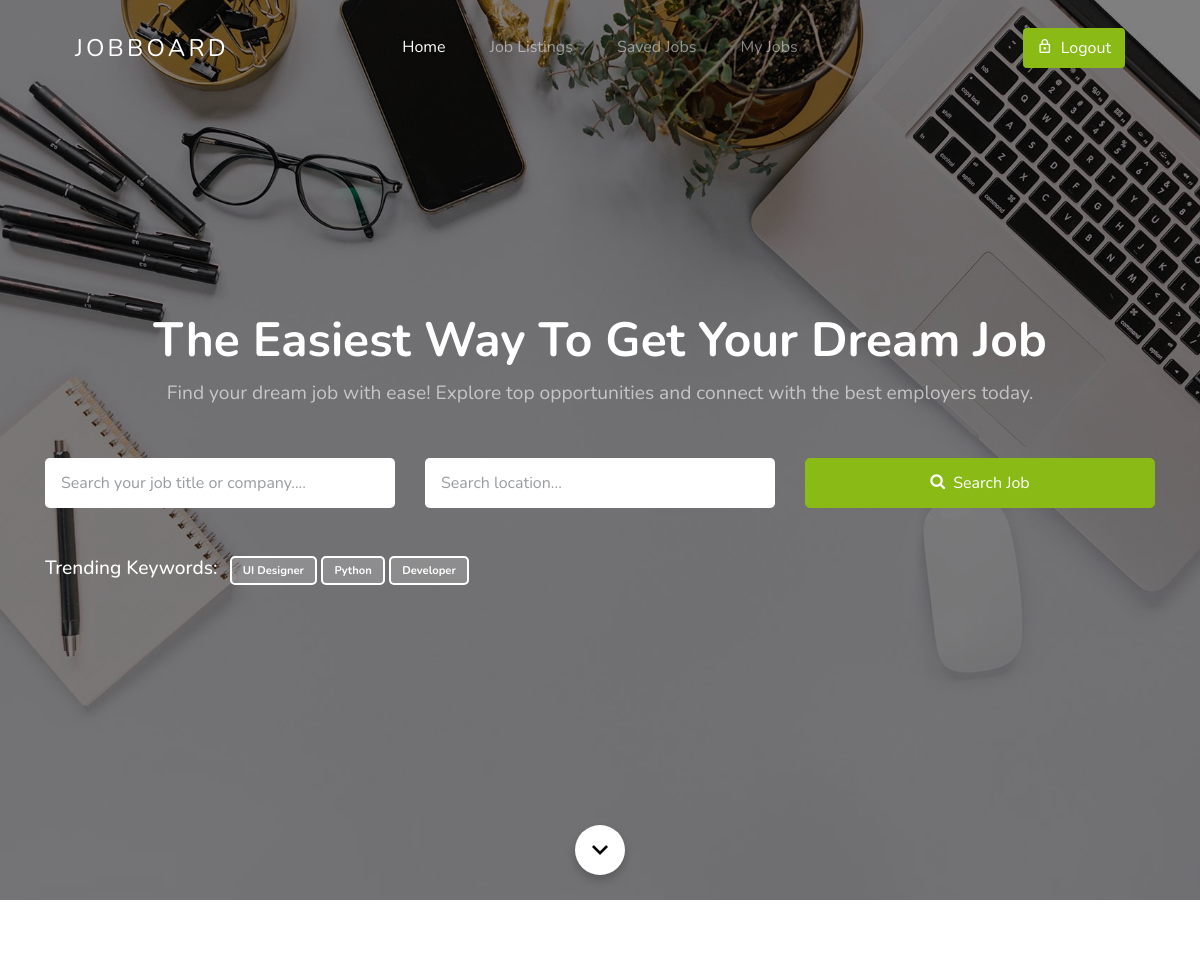
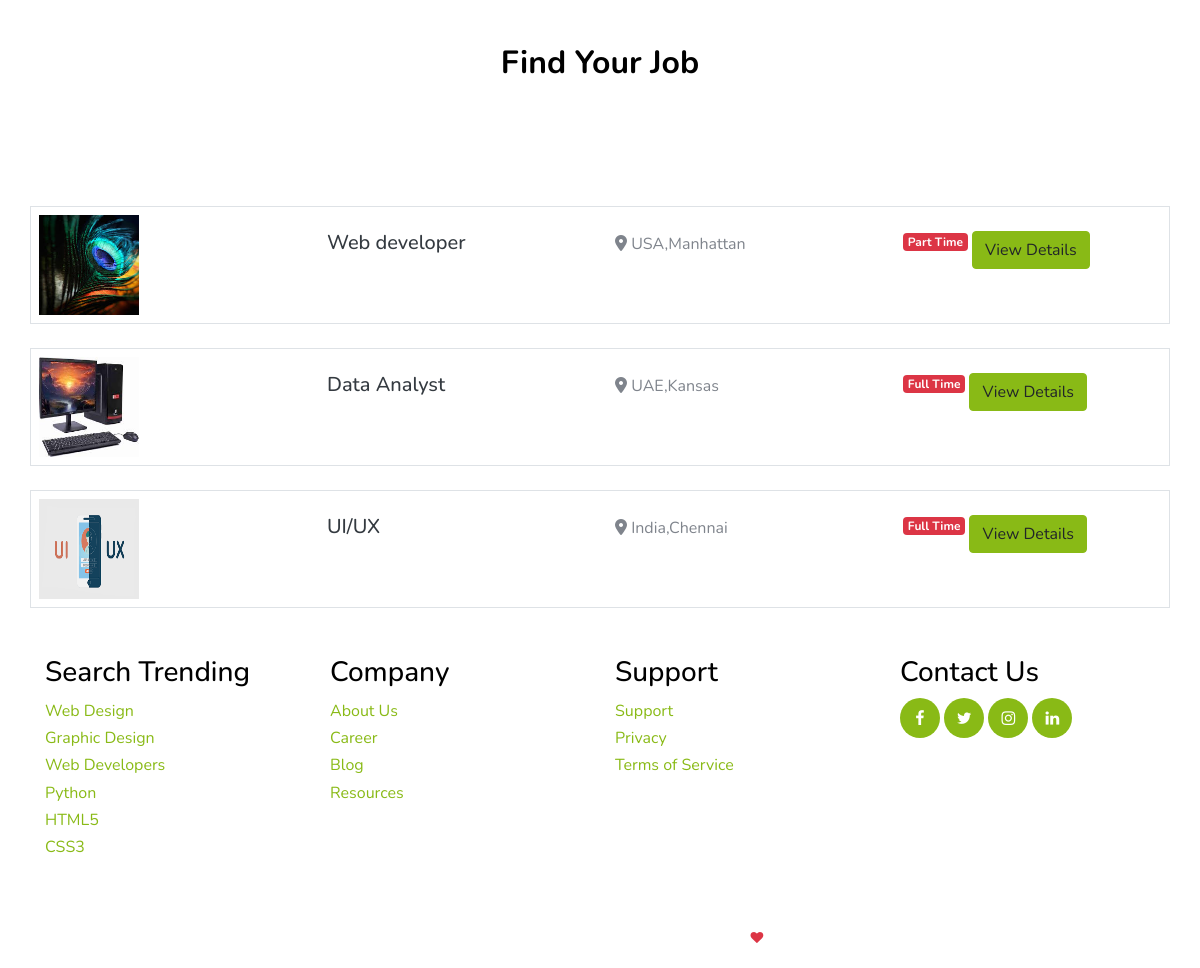
The page /home (signed in) on the database its author committed (2 pictures, top to bottom).
### company/models.py (models this page shows, shortened)
class Jobpost(models.Model):
    image=models.ImageField(upload_to="images")
    email=models.EmailField()
    title=models.CharField(max_length=30)
    location=models.CharField(max_length=20)
    region=models.CharField(max_length=20)
    type=models.CharField(max_length=20)
    vaccancy=models.IntegerField(default=0)
    published=models.DateField(auto_now=True)
    experience=models.CharField(max_length=20,default="")
    salary=models.IntegerField(default=0)
    application_deadline=models.DateField(auto_now=True)
    description=models.TextField()
    company=models.CharField(max_length=50)
    tagline=models.CharField(max_length=30)
    companydesc=models.TextField()
    website=models.CharField(max_length=30)
    facebook=models.CharField(max_length=30)
    twitter=models.CharField(max_length=30)
    linkedin=models.CharField(max_length=30)
    logo=models.ImageField(upload_to='images')

### employee/views.py (the view)
# urls.py: 2. Add a URL to urlpatterns:  path('', views.home, name='home')
@login_required
def home(request):
    j=Jobpost.objects.all()
    context={'job':j}
    return render(request,'home.html',context)

### templates/home.html (shortened to what this page needs)
{% extends 'base.html' %}
{% load static %}
{% block head %}
 <section class="home-section section-hero overlay bg-image" style="background-image: url({% static 'images/hero_1.jpg' %});" id="home-section">
      <div class="container ">
        <div class="row align-items-center justify-content-center ">
          <div class="col-md-12">
            <div class="mb-5 text-center">
              <h1 class="text-white font-weight-bold">The Easiest Way To Get Your Dream Job</h1>
              <p>Find your dream job with ease! Explore top opportunities and connect with the best employers today.</p>
            </div>
            <form method="post" class="search-jobs-form" action="{% url 'employee:search' %}">
              <div class="row mb-5">
                <div class="col-4">
                  <input type="text" name="q" class="form-control form-control-lg" placeholder="Search your job title or company...." >
                </div>
                  <div class="col-4">
                  <input type="text" name="ql" class="form-control form-control-lg" placeholder="Search location..." >
                </div>
                    <div class="col-4">
                   <button type="submit" class="btn btn-primary btn-lg btn-block text-white btn-search"><span class="icon-search icon mr-2"></span>Search Job</button>
                </div>
              </div>
              <div class="row">
                <div class="col-md-12 popular-keywords">
                  <h3>Trending Keywords:</h3>
                  <ul class="keywords list-unstyled m-0 p-0">
                    <li><a href="#" class="">UI Designer</a></li>
                    <li><a href="#" class="">Python</a></li>
                    <li><a href="#" class="">Developer</a></li>
                  </ul>
                </div>
              </div>
            </form>
          </div>
        </div>
      </div>
      <a href="#next" class="scroll-button smoothscroll">
        <span class=" icon-keyboard_arrow_down"></span>
      </a>
    </section>
   <section class="site-section">
      <div class="container">
        <div class="row mb-1 justify-content-center">
          <div class="col-md-7 text-center">
            {% if user.role == "employee" %}
            <h2 class="section-title">Find Your Job</h2>
            {% else %}
            <h2 class="section-title ">Posted Jobs </h2>
            {% endif %}
          </div>
        </div>
      </div>
   </section>
{% for i in job %}
<div class="container border p-2 mb-4" id="job">
    <div class="row">
        <div class="col-3">
            <img src="{{i.image.url}}" height="100px" width="100px" >
        </div>
        <div class="col-3">
            <h5 class="text-dark fw-2 fs-3 mt-3">{{i.title}}</h5><br>
        </div>
        <div class="col-3">
            <h6 class=" mt-3"></h6><i class="fa-solid fa-location-dot"></i> {{i.location}},{{i.region}}
        </div>
        <div class="col-3">
             <span class="badge badge-danger mt-3">{{i.type}}</span>
            <a href="{% url 'company:jobdetails' i.id %}"  class="btn btn-success mt-3" >View Details</a>
        </div>
    </div>
</div>
{% endfor %}
{% endblock %}

### templates/base.html (shortened to what this page needs)
<!doctype html>
{% load static %}
<html lang="en">
  <head>
    <link rel="stylesheet" href="{% static 'css/custom-bs.css' %}">
    <link rel="stylesheet" href="{% static 'css/jquery.fancybox.min.css' %}">
    <link rel="stylesheet" href="{% static 'css/bootstrap-select.min.css' %}">
    <link rel="stylesheet" href="{% static 'fonts/icomoon/style.css' %}">
    <link rel="stylesheet" href="{% static 'fonts/line-icons/style.css' %}">
    <link rel="stylesheet" href="{% static 'css/owl.carousel.min.css' %}">
    <link rel="stylesheet" href="{% static 'css/animate.min.css' %}">
      <link rel="stylesheet" href="https://cdnjs.cloudflare.com/ajax/libs/font-awesome/6.7.2/css/all.min.css" />
    <link rel="stylesheet" href="{% static 'css/style.css' %}">
  </head>
  <body id="top">
<div class="site-wrap">
    <header class="site-navbar mt-3">
      <div class="container-fluid">
        <div class="row align-items-center">
          <div class="site-logo col-6"><a href="index.html">JobBoard</a></div>
          <nav class="mx-auto site-navigation">
            <ul class="site-menu js-clone-nav d-none d-xl-block ml-0 pl-0">
              {% if user.is_authenticated %}
              <li><a href="{% url 'employee:home' %}" class="nav-link active">Home</a></li>
              {% if user.role == "employee" %}
                <li><a href="#job">Job Listings</a></li>
              <li><a href="{% url 'employee:saved_jobs' %}">Saved Jobs</a></li>
              <li><a href="{% url 'employee:myjobs' %}">My Jobs</a></li>
            </ul>
          </nav>
          <div class="right-cta-menu text-right d-flex aligin-items-center col-6">
            <div class="ml-auto">
              {% else %}
              <a href="{% url 'company:jobpost' %}" class="btn btn-outline-white border-width-2 d-none d-lg-inline-block"><span class="mr-2 icon-add"></span>Post a Job</a>
              {% endif %}
              <a href="{% url 'user:logout' %}" class="btn btn-primary border-width-2 d-none d-lg-inline-block"><span class="mr-2 icon-lock_outline"></span>Logout</a>
              {% endif %}
            </div>
          </div>
        </div>
      </div>
    </header>
  {% block head %}
  {% endblock %}
</div>
  <div class="container mt-5">
        <div class="row mb-5">
          <div class="col-6 col-md-3 mb-4 mb-md-0">
            <h3>Search Trending</h3>
            <ul class="list-unstyled">
              <li><a href="#">Web Design</a></li>
              <li><a href="#">Graphic Design</a></li>
              <li><a href="#">Web Developers</a></li>
              <li><a href="#">Python</a></li>
              <li><a href="#">HTML5</a></li>
              <li><a href="#">CSS3</a></li>
            </ul>
          </div>
          <div class="col-6 col-md-3 mb-4 mb-md-0">
            <h3>Company</h3>
            <ul class="list-unstyled">
              <li><a href="#">About Us</a></li>
              <li><a href="#">Career</a></li>
              <li><a href="#">Blog</a></li>
              <li><a href="#">Resources</a></li>
            </ul>
          </div>
          <div class="col-6 col-md-3 mb-4 mb-md-0">
            <h3>Support</h3>
            <ul class="list-unstyled">
              <li><a href="#">Support</a></li>
              <li><a href="#">Privacy</a></li>
              <li><a href="#">Terms of Service</a></li>
            </ul>
          </div>
          <div class="col-6 col-md-3 mb-4 mb-md-0">
            <h3>Contact Us</h3>
            <div class="footer-social">
              <a href="#"><span class="icon-facebook"></span></a>
              <a href="#"><span class="icon-twitter"></span></a>
              <a href="#"><span class="icon-instagram"></span></a>
              <a href="#"><span class="icon-linkedin"></span></a>
            </div>
          </div>
        </div>
        <div class="row text-center">
          <div class="col-12">
            <p class="copyright"><small>
            All rights reserved | This template is made with <i class="icon-heart text-danger" aria-hidden="true"></i> <a href="https://colorlib.com" target="_blank" ></a>
            </small></p>
          </div>
        </div>
      </div>
  </body>
</html>

### rows shown on the page
Jobpost: image (picture), title "Web developer", location "USA", region "Manhattan", type "Part Time"
Jobpost: image (picture), title "Data Analyst", location "UAE", region "Kansas", type "Full Time"
Jobpost: image (picture), title "UI/UX", location "India", region "Chennai", type "Full Time"
